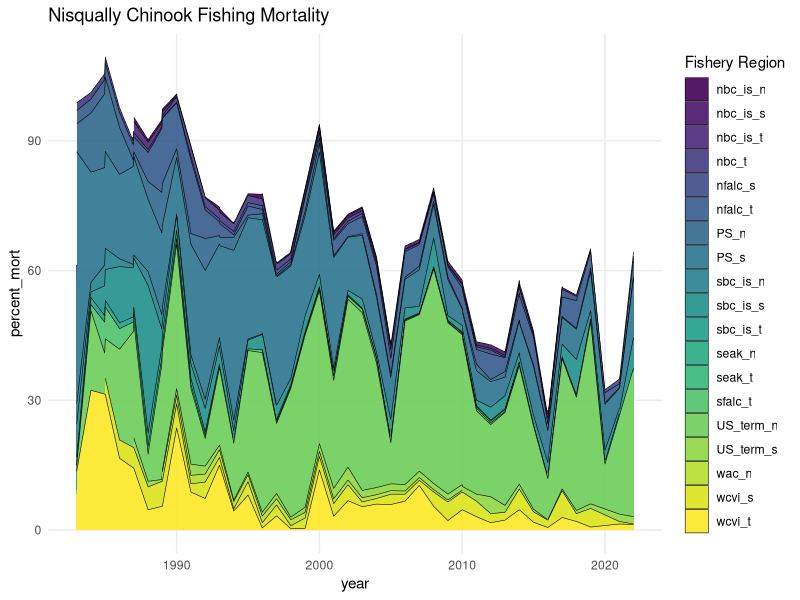
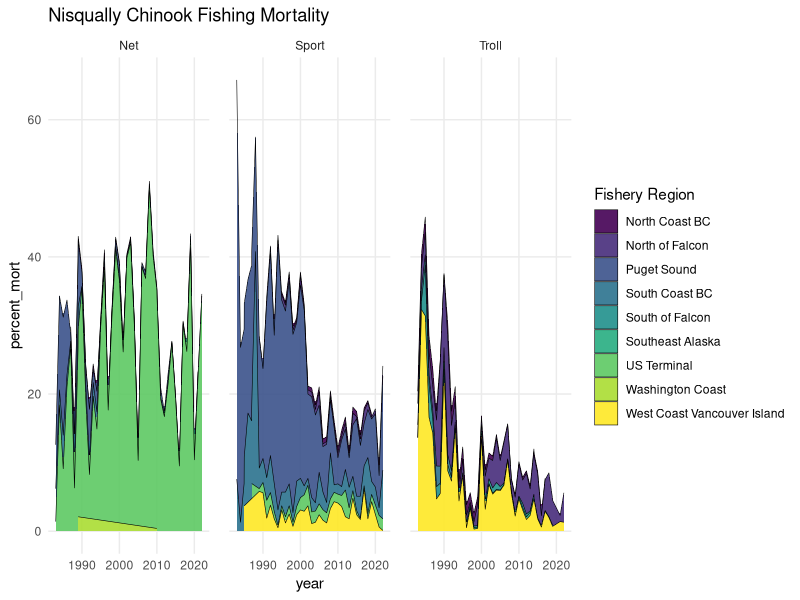
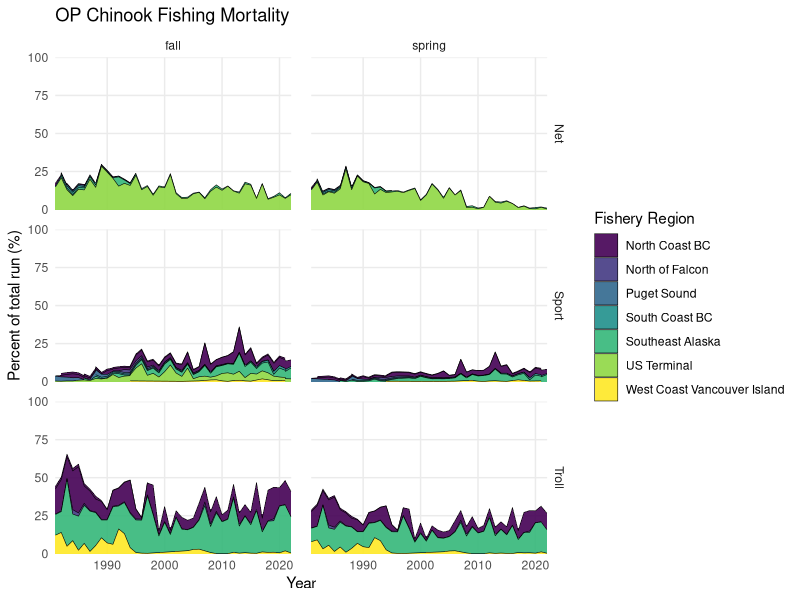
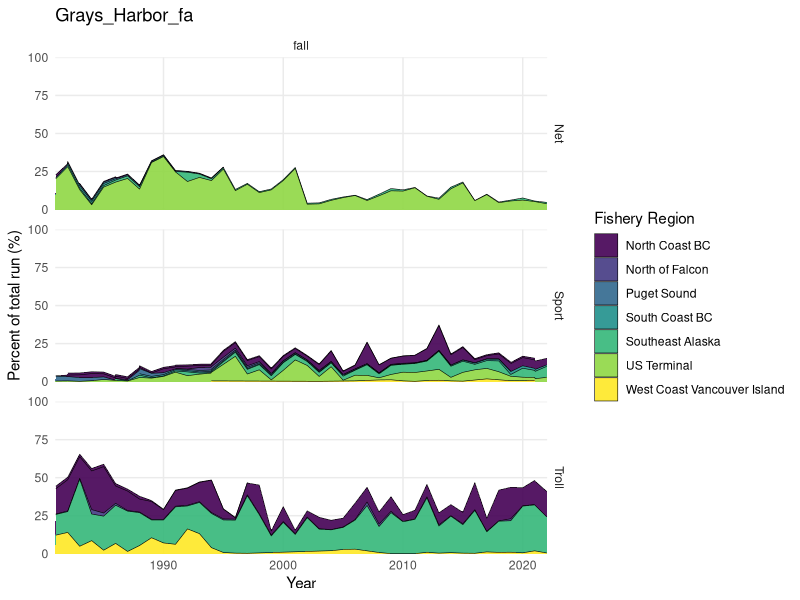
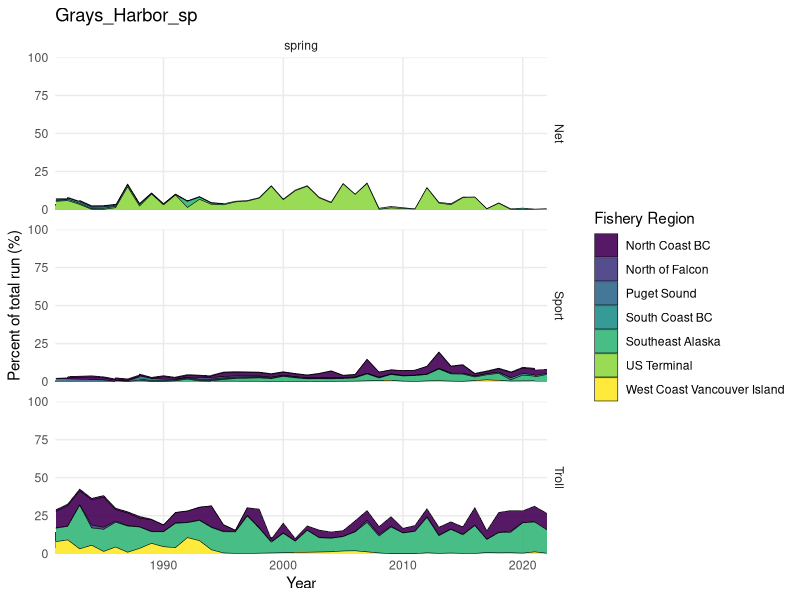
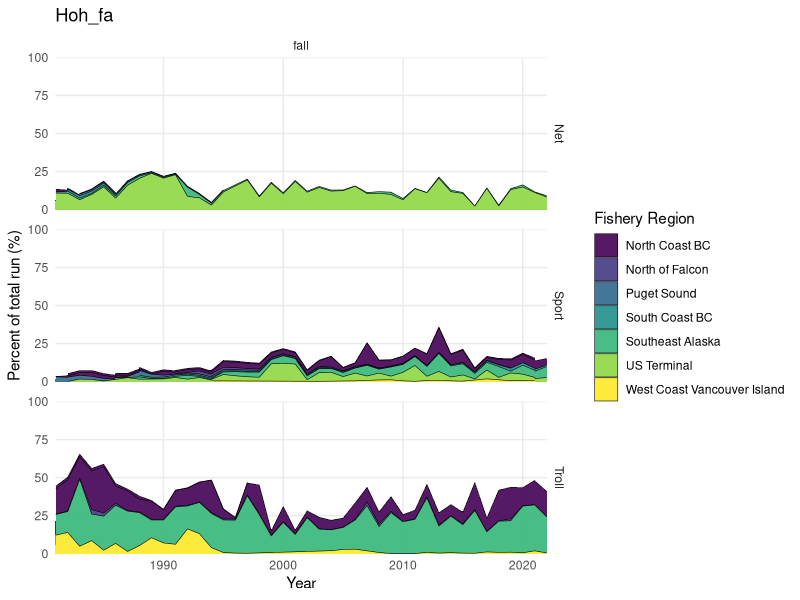
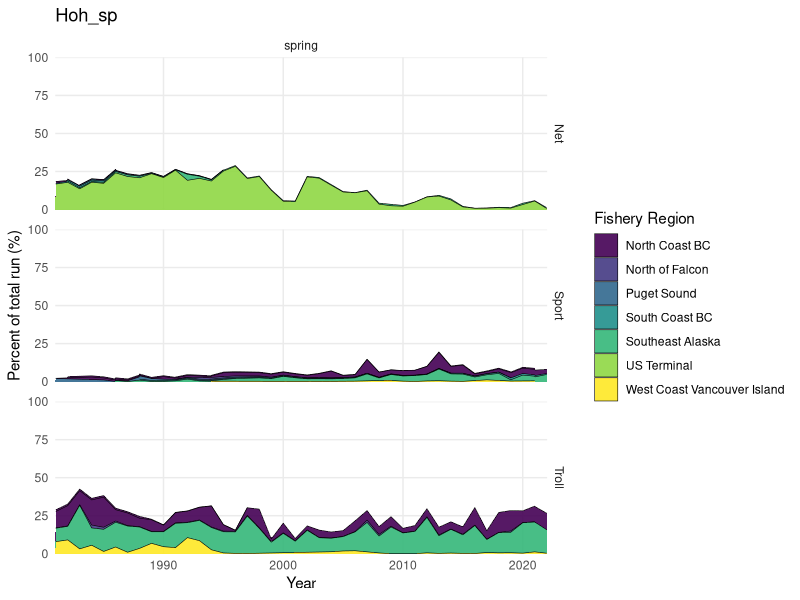
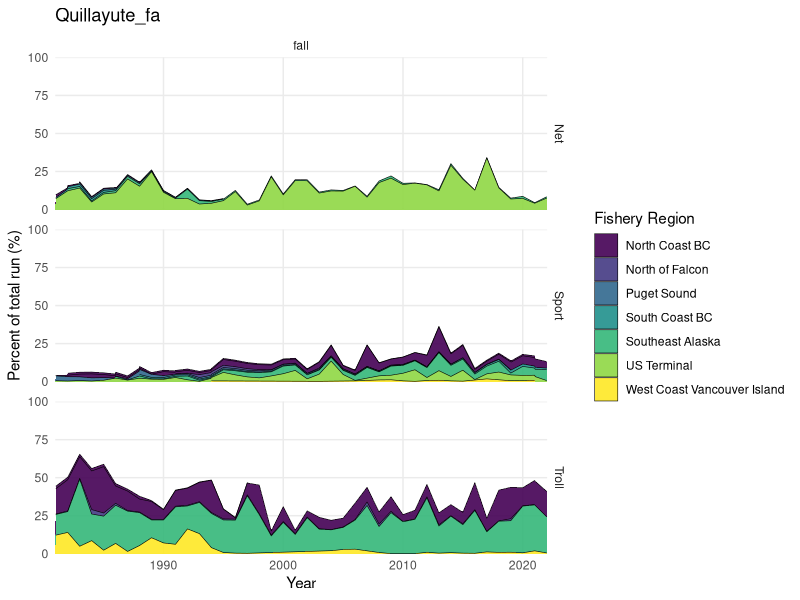

Generate these figures, in order, with R:
library(tidyverse)
library(here)
library(readxl)
library(viridis)

# columns are the region_ either: n=Net, s=Sport, t=Troll.
col_index <- which(names(data) == "er")
col_index

data <- readxl::read_excel("data/PSTChinookCWT_data_April18_2025.xlsx")
head(data)

total_run_df<-data %>%  
  dplyr::select( year,population,region,total_run)

catch_distributions <- data %>%
  dplyr::select(c(1:39)) %>%
  gather(4:ncol(.), key = "fishery_region", value = "percent_mort") %>%
  dplyr::mutate(percent_mort = as.numeric(percent_mort)) %>%
  # check these with will.... only want to remove things that represent duplicate mortality
  # leave in terminal fishing?? 
  filter(!fishery_region %in% c("US_is_tot",
                        "nbc_is_tot",
                        "aabm_tot",
                        "sbc_is_tot", 
                        "esc_pct",
                        "er", #   Exploitation rate 
                        "term_tot"
                        ))

# Nisqually ======= 
Nisqually_fish <- catch_distributions %>%
  filter(population == "Nisqually") %>% 
  # filter(population %in% c("Quillayute_fa","Queets_fa","Hoh_fa","Hoh_sp","Queets_sp")) %>% # include Grays harbor
  # dplyr::mutate(season = case_when(str_ends(population, "_fa") ~ "fall",
  #                                  str_ends(population, "_sp") ~ "spring",
  #                                  TRUE ~ "NA")) %>%
  # left_join(data %>% select( year,population,region,total_run)) %>%
  # left_join(total_run_df) %>% 
  # dplyr::mutate(total_run = as.numeric(total_run),
  #               number_mort = total_run*percent_mort) %>%
  # group_by(year, region, season, fishery_region) %>%
  # dplyr::summarise(total_mort = sum(number_mort),
  #                  total_run = sum(total_run)) %>% 
  dplyr::mutate(#percent_mort = total_mort/total_run,
                gear = case_when(
                  str_ends(fishery_region, "_t") ~ "Troll",
                  str_ends(fishery_region, "_n") ~ "Net",
                  str_ends(fishery_region, "_s") ~ "Sport",
                  # fishery_region == "stray"      ~ "stray",
                  TRUE                           ~ "NA"),
                broad_region = case_when(
                  # Alaska
                  str_detect(fishery_region, "^seak")     ~ "Southeast Alaska",
                  str_detect(fishery_region, "^ak_term")  ~ "Alaska Terminal",
                  
                  # Canada
                  str_detect(fishery_region, "^wcvi")     ~ "West Coast Vancouver Island",
                  str_detect(fishery_region, "^nbc")      ~ "North Coast BC",
                  str_detect(fishery_region, "^sbc")      ~ "South Coast BC",
                  str_detect(fishery_region, "^can_term") ~ "Canada Terminal",
                  
                  # South of Falcon (US)
                  str_detect(fishery_region, "^sfalc")    ~ "South of Falcon",
                  str_detect(fishery_region, "^nfalc")    ~ "North of Falcon",
                  str_detect(fishery_region, "^wac")      ~ "Washington Coast",
                  str_detect(fishery_region, "^PS")       ~ "Puget Sound",
                  str_detect(fishery_region, "^US_term")  ~ "US Terminal",
                  
                  # Other
                  fishery_region == "stray"               ~ "Stray",
                  TRUE                                    ~ "NA"))


Nisqually_FM <- ggplot(Nisqually_fish %>% filter(!is.na(gear),
                                          !gear == "NA", 
                                          !percent_mort ==0),
                aes(x = year,
                    y = percent_mort,
                    #group = gear#,   # preserves original %s 
                    fill  = fishery_region 
                    )) +
  geom_area(color = "black", size = 0.2, alpha = 0.9) +
  # facet_grid( ~ gear) +
  # scale_y_continuous(
  #   limits = c(0, 100),
  #   expand = c(0, 0),
  #   name = "Percent of total run (%)"
  # ) +
  # scale_x_continuous(
  #   name = "Year",
  #   expand = c(0, 0)
  # ) +
  labs(fill = "Fishery Region", title = "Nisqually Chinook Fishing Mortality") +
  theme_minimal() +
  theme(
    panel.grid.minor = element_blank(),
    panel.spacing = unit(1, "lines")
  ) + 
  scale_fill_viridis_d()

Nisqually_FM
ggsave("plots/Nisqually_Chinook_FishingMortality.jpeg", width = 8, height = 6)



Nisqually_FM <- ggplot(Nisqually_fish %>% filter(!is.na(gear),
                                                 !gear == "NA", 
                                                 !percent_mort ==0),
                       aes(x = year,
                           y = percent_mort,
                           #group = gear#,   # preserves original %s 
                           fill  = broad_region 
                       )) +
  geom_area(color = "black", size = 0.2, alpha = 0.9) +
 facet_grid( ~ gear) +
  # scale_y_continuous(
  #   limits = c(0, 100),
  #   expand = c(0, 0),
  #   name = "Percent of total run (%)"
  # ) +
  # scale_x_continuous(
  #   name = "Year",
  #   expand = c(0, 0)
  # ) +
  labs(fill = "Fishery Region", title = "Nisqually Chinook Fishing Mortality") +
  theme_minimal() +
  theme(
    panel.grid.minor = element_blank(),
    panel.spacing = unit(1, "lines")
  ) + 
  scale_fill_viridis_d()

Nisqually_FM
ggsave("plots/Nisqually_Chinook_FishingMortality_gear.jpeg", width = 8, height = 6)


# OP =======

Oly_Pen_fish <- catch_distributions %>%
  filter(region == "OP") %>% 
  # filter(population %in% c("Quillayute_fa","Queets_fa","Hoh_fa","Hoh_sp","Queets_sp")) %>% # include Grays harbor
  dplyr::mutate(season = case_when(str_ends(population, "_fa") ~ "fall",
                                   str_ends(population, "_sp") ~ "spring",
                                   TRUE ~ "NA")) %>%
# left_join(data %>% select( year,population,region,total_run)) %>%
  left_join(total_run_df) %>% 
  dplyr::mutate(total_run = as.numeric(total_run),
              number_mort = total_run*percent_mort) %>%
       group_by(year, region, season, fishery_region) %>%
dplyr::summarise(total_mort = sum(number_mort),
                 total_run = sum(total_run)) %>% 
dplyr::mutate(percent_mort = total_mort/total_run,
              gear = case_when(
                  str_ends(fishery_region, "_t") ~ "Troll",
                  str_ends(fishery_region, "_n") ~ "Net",
                  str_ends(fishery_region, "_s") ~ "Sport",
                 # fishery_region == "stray"      ~ "stray",
                  TRUE                           ~ "NA"),
              broad_region = case_when(
                  # Alaska
                  str_detect(fishery_region, "^seak")     ~ "Southeast Alaska",
                  str_detect(fishery_region, "^ak_term")  ~ "Alaska Terminal",
                  
                  # Canada
                  str_detect(fishery_region, "^wcvi")     ~ "West Coast Vancouver Island",
                  str_detect(fishery_region, "^nbc")      ~ "North Coast BC",
                  str_detect(fishery_region, "^sbc")      ~ "South Coast BC",
                  str_detect(fishery_region, "^can_term") ~ "Canada Terminal",
                  
                  # South of Falcon (US)
                  str_detect(fishery_region, "^sfalc")    ~ "South of Falcon",
                  str_detect(fishery_region, "^nfalc")    ~ "North of Falcon",
                  str_detect(fishery_region, "^wac")      ~ "Washington Coast",
                  str_detect(fishery_region, "^PS")       ~ "Puget Sound",
                  str_detect(fishery_region, "^US_term")  ~ "US Terminal",
                  
                  # Other
                  fishery_region == "stray"               ~ "Stray",
                  TRUE                                    ~ "NA"))
          
 
OP_FM <- ggplot(Oly_Pen_fish %>% filter(!is.na(gear), !gear == "NA", !percent_mort ==0),
       aes(x = year,
           y = percent_mort,
           group = fishery_region,   # preserves original %s
           fill  = broad_region )) +
  geom_area(color = "black", size = 0.2, alpha = 0.9) +
  facet_grid(gear~ season) +
  scale_y_continuous(
    limits = c(0, 100),
    expand = c(0, 0),
    name = "Percent of total run (%)"
  ) +
  scale_x_continuous(
    name = "Year",
    expand = c(0, 0)
  ) +
  labs(fill = "Fishery Region", title = "OP Chinook Fishing Mortality") +
  theme_minimal() +
  theme(
    panel.grid.minor = element_blank(),
    panel.spacing = unit(1, "lines")
  ) + 
  scale_fill_viridis_d()

OP_FM
ggsave("plots/OP_Chinook_FishingMortality.jpeg", width = 8, height = 6)


# OP individual runs =====
## Seperated by Gear and Broad Region ======
OP_individ_run_fish <- catch_distributions %>%
  filter(region == "OP") %>% 
  # filter(population %in% c("Quillayute_fa","Queets_fa","Hoh_fa","Hoh_sp","Queets_sp")) %>% # include Grays harbor
  dplyr::mutate(season = case_when(str_ends(population, "_fa") ~ "fall",
                                   str_ends(population, "_sp") ~ "spring",
                                   TRUE ~ "NA")) %>%
  # left_join(data %>% select( year,population,region,total_run)) %>%
  left_join(total_run_df) %>% 
  dplyr::mutate(total_run = as.numeric(total_run),
                number_mort = total_run*percent_mort) %>%
  group_by(year, region, population,season, fishery_region) %>%
  dplyr::summarise(total_mort = sum(number_mort),
                   total_run = sum(total_run)) %>% 
  dplyr::mutate(percent_mort = total_mort/total_run,
                gear = case_when(
                  str_ends(fishery_region, "_t") ~ "Troll",
                  str_ends(fishery_region, "_n") ~ "Net",
                  str_ends(fishery_region, "_s") ~ "Sport",
                  # fishery_region == "stray"      ~ "stray",
                  TRUE                           ~ "NA"),
                broad_region = case_when(
                  # Alaska
                  str_detect(fishery_region, "^seak")     ~ "Southeast Alaska",
                  str_detect(fishery_region, "^ak_term")  ~ "Alaska Terminal",
                  
                  # Canada
                  str_detect(fishery_region, "^wcvi")     ~ "West Coast Vancouver Island",
                  str_detect(fishery_region, "^nbc")      ~ "North Coast BC",
                  str_detect(fishery_region, "^sbc")      ~ "South Coast BC",
                  str_detect(fishery_region, "^can_term") ~ "Canada Terminal",
                  
                  # South of Falcon (US)
                  str_detect(fishery_region, "^sfalc")    ~ "South of Falcon",
                  str_detect(fishery_region, "^nfalc")    ~ "North of Falcon",
                  str_detect(fishery_region, "^wac")      ~ "Washington Coast",
                  str_detect(fishery_region, "^PS")       ~ "Puget Sound",
                  str_detect(fishery_region, "^US_term")  ~ "US Terminal",
                  
                  # Other
                  fishery_region == "stray"               ~ "Stray",
                  TRUE                                    ~ "NA"))

### run a loop to make the plot for each river because itll be easier to see =====
op_pops <- unique(OP_individ_run_fish$population)
plot_list <- list()
 
for (i in 1:length(op_pops)) {
  name <- op_pops[[i]]
  
  plot_list[[i]] <- ggplot(OP_individ_run_fish %>% filter( population == name,
                                                      !is.na(gear), 
                                                      !gear == "NA", 
                                                      !percent_mort ==0),
                aes(x = year,
                    y = percent_mort,
                    group = fishery_region,   # preserves original %s
                    fill  = broad_region )) +
  geom_area(color = "black", size = 0.2, alpha = 0.9) +
  facet_grid(gear~ season) +
  scale_y_continuous(
    limits = c(0, 100),
    expand = c(0, 0),
    name = "Percent of total run (%)"
  ) +
  scale_x_continuous(
    name = "Year",
    expand = c(0, 0)
  ) +
  labs(fill = "Fishery Region", title = paste0(name)) +
  theme_minimal() +
  theme(
    panel.grid.minor = element_blank(),
    panel.spacing = unit(1, "lines")
  ) + 
  scale_fill_viridis_d()
}

plot_list 
 
ggsave("output/plots/OP_Chinook_FishingMortality_IndividRuns.jpeg", file = plot_list,
       width = 8, height = 6)

for(i in seq_along(plot_list)) {
  name = op_pops[[i]]
  ggsave(paste0("output/plots/OP_Chinook_FishingMortality_Run_", name, ".jpeg"),
         plot = plot_list[[i]], 
         width = 8, height = 6)
}


## Seperated by Fishery Region ==== 
OP_individ_run_fish <- catch_distributions %>%
  filter(region == "OP") %>% 
  # filter(population %in% c("Quillayute_fa","Queets_fa","Hoh_fa","Hoh_sp","Queets_sp")) %>% # include Grays harbor
  dplyr::mutate(season = case_when(str_ends(population, "_fa") ~ "fall",
                                   str_ends(population, "_sp") ~ "spring",
                                   TRUE ~ "NA")) %>%
  # left_join(data %>% select( year,population,region,total_run)) %>%
  left_join(total_run_df) %>% 
  dplyr::mutate(total_run = as.numeric(total_run),
                number_mort = total_run*percent_mort) %>%
  group_by(year, region, population,season, fishery_region) %>%
  dplyr::summarise(total_mort = sum(number_mort),
                   total_run = sum(total_run)) %>% 
  dplyr::mutate(percent_mort = total_mort/total_run,
                gear = case_when(
                  str_ends(fishery_region, "_t") ~ "Troll",
                  str_ends(fishery_region, "_n") ~ "Net",
                  str_ends(fishery_region, "_s") ~ "Sport",
                  # fishery_region == "stray"      ~ "stray",
                  TRUE                           ~ "NA"),
                broad_region = case_when(
                  # Alaska
                  str_detect(fishery_region, "^seak")     ~ "Southeast Alaska",
                  str_detect(fishery_region, "^ak_term")  ~ "Alaska Terminal",
                  
                  # Canada
                  str_detect(fishery_region, "^wcvi")     ~ "West Coast Vancouver Island",
                  str_detect(fishery_region, "^nbc")      ~ "North Coast BC",
                  str_detect(fishery_region, "^sbc")      ~ "South Coast BC",
                  str_detect(fishery_region, "^can_term") ~ "Canada Terminal",
                  
                  # South of Falcon (US)
                  str_detect(fishery_region, "^sfalc")    ~ "South of Falcon",
                  str_detect(fishery_region, "^nfalc")    ~ "North of Falcon",
                  str_detect(fishery_region, "^wac")      ~ "Washington Coast",
                  str_detect(fishery_region, "^PS")       ~ "Puget Sound",
                  str_detect(fishery_region, "^US_term")  ~ "US Terminal",
                  
                  # Other
                  fishery_region == "stray"               ~ "Stray",
                  TRUE                                    ~ "NA"))

## run a loop to make the plot for each river because itll be easier to see =====
op_pops <- unique(OP_individ_run_fish$population)
plot_list <- list()

for (i in 1:length(op_pops)) {
  name <- op_pops[[i]]
  
  plot_list[[i]] <- ggplot(OP_individ_run_fish %>% filter( population == name,
                                                           !is.na(gear), 
                                                           !gear == "NA", 
                                                           !percent_mort ==0),
                           aes(x = year,
                               y = percent_mort,
                               group = fishery_region,   # preserves original %s
                               fill  = fishery_region )) +
    geom_area(color = "black", size = 0.2, alpha = 0.9) +
    # facet_grid(gear~ season) +
    scale_y_continuous(
      limits = c(0, 100),
      expand = c(0, 0),
      name = "Percent of total run (%)"
    ) +
    scale_x_continuous(
      name = "Year",
      expand = c(0, 0)
    ) +
    labs(fill = "Fishery Region", title = paste0(name)) +
    theme_minimal() +
    theme(
      panel.grid.minor = element_blank(),
      panel.spacing = unit(1, "lines")
    ) + 
    scale_fill_viridis_d()
}


for(i in seq_along(plot_list)) {
  name = op_pops[[i]]
  ggsave(paste0("output/plots/OP_Chinook_Regions_", name, ".jpeg"),
         plot = plot_list[[i]], 
         width = 8, height = 6)
}


# Northern OR Coast ======
N_OR_fish <- catch_distributions %>% 
  filter(region == "OC") %>% 
  # left_join(data %>% select( year,population,region,total_run)) %>%
  left_join(total_run_df) %>% 
  dplyr::mutate(total_run = as.numeric(total_run),
                number_mort = total_run*percent_mort) %>%
  group_by(year, region, fishery_region) %>%
  dplyr::summarise(total_mort = sum(number_mort),
                   total_run = sum(total_run)) %>% 
  dplyr::mutate(percent_mort = total_mort/total_run,
                gear = case_when(
                  str_ends(fishery_region, "_t") ~ "Troll",
                  str_ends(fishery_region, "_n") ~ "Net",
                  str_ends(fishery_region, "_s") ~ "Sport",
                  # fishery_region == "stray"      ~ "stray",
                  TRUE                           ~ "NA"),
                broad_region = case_when(
                  # Alaska
                  str_detect(fishery_region, "^seak")     ~ "Southeast Alaska",
                  str_detect(fishery_region, "^ak_term")  ~ "Alaska Terminal",
                  
                  # Canada
                  str_detect(fishery_region, "^wcvi")     ~ "West Coast Vancouver Island",
                  str_detect(fishery_region, "^nbc")      ~ "North Coast BC",
                  str_detect(fishery_region, "^sbc")      ~ "South Coast BC",
                  str_detect(fishery_region, "^can_term") ~ "Canada Terminal",
                  
                  # South of Falcon (US)
                  str_detect(fishery_region, "^sfalc")    ~ "South of Falcon",
                  str_detect(fishery_region, "^nfalc")    ~ "North of Falcon",
                  str_detect(fishery_region, "^wac")      ~ "Washington Coast",
                  str_detect(fishery_region, "^PS")       ~ "Puget Sound",
                  str_detect(fishery_region, "^US_term")  ~ "US Terminal",
                  
                  # Other
                  fishery_region == "stray"               ~ "Stray",
                  TRUE                                    ~ "NA"))

N_OR_FM <- ggplot(N_OR_fish %>% filter(!is.na(gear), 
                                       !gear == "NA", 
                                       !percent_mort ==0),
                aes(x = year,
                    y = percent_mort,
                    group = fishery_region,   # preserves original %s
                    fill  = broad_region )) +
  geom_area(color = "black", size = 0.2, alpha = 0.9) +
  facet_grid( ~ gear) +
  scale_y_continuous(
    limits = c(0, 100),
    expand = c(0, 0),
    name = "Percent of total run (%)"
  ) +
  scale_x_continuous(
    name = "Year",
    expand = c(0, 0)
  ) +
  labs(fill = "Fishery Region", title = "N OR Chinook Fishing Mortality") +
  theme_minimal() +
  theme(
    panel.grid.minor = element_blank(),
    panel.spacing = unit(1, "lines")
  ) + 
  scale_fill_viridis_d()

N_OR_FM
ggsave("plots/NOR_Chinook_FishingMortality.jpeg", width = 8, height = 6)
